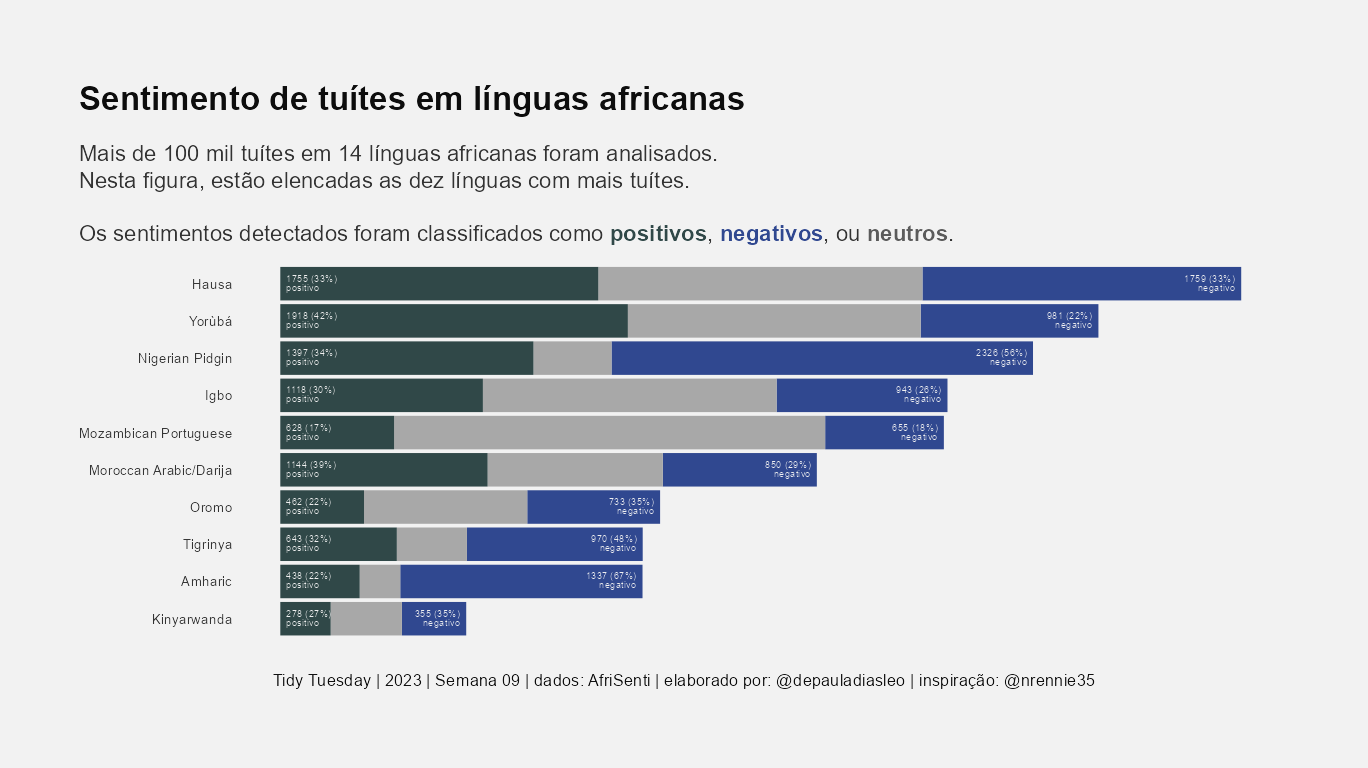

This chart was generated by the following R code:
# Título: Tidy Tuesday | 2023 | Week 09 | African Languages sentiments
# Script por:
# Última atualização:


# Descrição:


# Preparação -------------------------------------------------------------------



## Bibliotecas -----------------------------------------------------------------


library(ggtext)
library(tidyverse)
library(tidytuesdayR)


# Importação de dados ----------------------------------------------------------


tuesdata <- tidytuesdayR::tt_load(2023, 9)


df_languages <- tuesdata$languages

df_lang_script <- tuesdata$language_scripts

df_lang_cnty <- tuesdata$language_countries

df_senti <- tuesdata$afrisenti


# Faxina de dados --------------------------------------------------------------


df <- 
  df_languages |> 
  left_join(df_lang_script, by = "language_iso_code") |> 
  full_join(df_lang_cnty)


sentiments <- 
  df_senti |> 
  filter(intended_use == "test") |> 
  group_by(language_iso_code, label) |> 
  summarise(n = n()) |> 
  ungroup() |> 
  group_by(language_iso_code) |> 
  mutate(total = sum(n),
         percentual = round((n*100)/total, 0))


plot_data <- 
  df_languages |> 
  left_join(sentiments) |> 
  mutate(language = as_factor(language)) |> 
  arrange(desc(total)) |> 
  head(30)


# Visualização -----------------------------------------------------------------


## Texto -----------------------------------------------------------------------

títulos <- list(título = "Sentimento de tuítes em línguas africanas",
                subtítulo = "Mais de 100 mil tuítes em 14 línguas africanas foram analisados.<br>Nesta figura, estão elencadas as dez línguas com mais tuítes.
                <br><br>Os sentimentos detectados foram classificados como <b><span style='color:#304848'>positivos</span></b>, 
                <b><span style='color:#304890'>negativos</span></b>, ou <b><span style='color:#5b5b5b'>neutros</span></b>.",
                legenda = "Tidy Tuesday | 2023 | Semana 09 | dados: AfriSenti | elaborado por: @depauladiasleo | inspiração: @nrennie35")

## Paleta de cores -------------------------------------------------------------


bg_col <- "gray95"


title_col <- "gray5"


txt_col <- "gray20"


## Fontes ----------------------------------------------------------------------



## Gráfico ---------------------------------------------------------------------



plot_data |> 
  ggplot() +
  geom_col(aes(n, fct_reorder(language, total), 
               fill = label)) +
  nord::scale_fill_nord(palette = "baie_mouton") +
  geom_richtext(data = plot_data |> filter(label == "positive"),
                aes(x = 5, y = language,
                    label = glue::glue("{n} ({percentual}%)<br>positivo")),
                colour = bg,
                fill = NA,
                lineheight = 0.37,
                hjust = 0,
                size = 2.5,
                label.color = NA
                ) +
  geom_richtext(data = plot_data |> filter(label == "negative"),
                aes(x = total - 5, y = language,
                    label = glue::glue("{n} ({percentual}%)<br>negativo")),
                colour = bg_col,
                fill = NA,
                lineheight = 0.37,
                size = 2.5,
                label.color = NA,
                hjust = 1
  ) +
  theme_void() +
  theme(axis.text.y = element_text(size = 10,
                                   color = txt_col,
                                   hjust = 1),
        plot.background = element_rect(fill = bg_col,
                                       color = bg_col),
        plot.margin = margin(2, 2, 2, 2, "cm"),
        plot.title = element_text(color = title_col,
                                  size = 24,
                                  face = "bold"),
        plot.subtitle = element_markdown(color = txt_col,
                                     size = 16,
                                     margin = margin(20, 0, 12, 0, "pt"),
                                     lineheight = 1.2),
        plot.title.position = "plot",
        plot.caption = element_text(color = title_col,
                                    size = 12,
                                    hjust = 0.5,
                                    margin = margin(24, 0, 0, 0, "pt")),
        plot.caption.position = "plot",
        legend.position = "none") +
  labs(title = títulos$título,
       subtitle = títulos$subtítulo,
       caption = títulos$legenda)
  




# Exportação -------------------------------------------------------------------


ggsave("W09_Africanlanguages.png",
       unit = "px",
       height = 768,
       width = 1368,
       dpi = 100)
